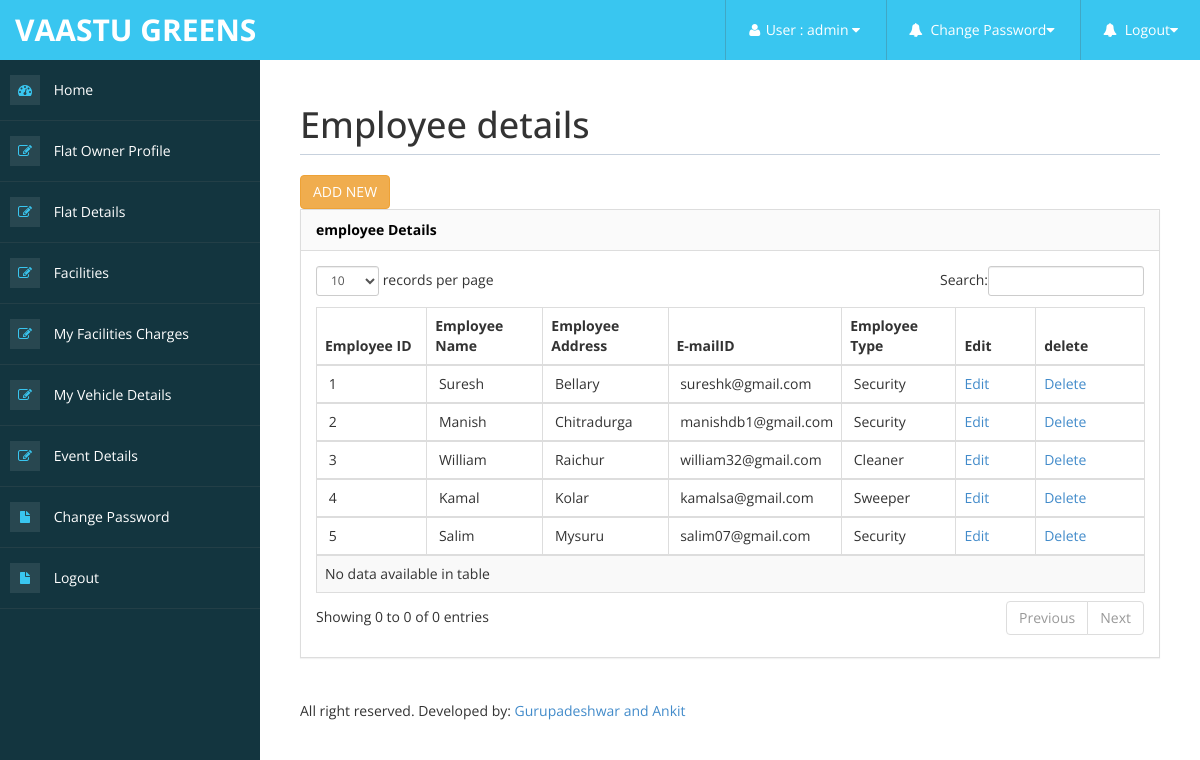
Screenshot of /owner/employee_details_view.php (signed in) with the database file from the repository.
### tables this page shows
CREATE TABLE `employee_details` (
  `Employee_id` int(10) NOT NULL,
  `Employee_name` varchar(25) NOT NULL,
  `Employee_address` varchar(25) NOT NULL,
  `Employee_emailid` varchar(100) NOT NULL,
  `Employee_type` varchar(25) NOT NULL
);

### owner/employee_details_view.php (the view, shortened to what this page needs)
<!DOCTYPE html>
<html xmlns="http://www.w3.org/1999/xhtml">
<head>
<?php include('metadata.php');?>
<?php include('header.php');?>
<?php include('sidebar.php');?>
</head>
<body>
        <div id="page-wrapper" >
            <div id="page-inner">
			 <div class="row">
                    <div class="col-md-12">
                        <h1 class="page-header">
                            Employee details
                        </h1>
                    </div>
                </div>
               <a href="employee_details_form.php" class="btn btn-warning btn" >ADD NEW</a>
            <div class="row">
                <div class="col-md-12">
                    <div class="panel panel-default">
                        <div class="panel-heading">
                             employee  Details
                        </div>
                        <div class="panel-body">
                            <div class="table-responsive">
                                <table class="table table-striped table-bordered table-hover" id="dataTables-example">
  <thead>
    <tr>
      <th width="112">Employee ID</th>
      <th width="122">Employee Name </th>
      <th width="128">Employee Address </th>
      <th width="76">E-mailID</th>
      <th width="119">Employee Type</th>
      <th width="89">Edit</th>
      <th width="127"> delete</th>
    </tr>
	<?php
	include("../db_connect/db_connect.php");
	$sl_no=1;
	$sql="select * from employee_details";
	$res=mysqli_query($conn,$sql);
	while($row=mysqli_fetch_array($res))
	{
	?>
	<tr>
      <td>&nbsp;<?php echo $sl_no++;?></td>
      <td>&nbsp;<?php echo $row['Employee_name'];?></td>
      <td>&nbsp;<?php echo $row['Employee_address'];?></td>
      <td>&nbsp;<?php echo $row['Employee_emailid'];?></td>
      <td>&nbsp;<?php echo $row['Employee_type'];?></td>
      <td><a href="employee_details_edit.php?Employee_id=<?php echo $row['Employee_id'];?>">Edit</a></td>
      <td><a href="employee_details_delete.php?Employee_id=<?php echo $row['Employee_id'];?>"> Delete</a></td>
	</tr>
	<?php
	}
	?>
  </table>
                            </div>
                        </div>
                    </div>
                <?php include('footer.php');?>
			    </div>
</body>
</html>

### owner/assets/css/custom-styles.css (style rules this page uses)
body { font-family: 'Open Sans', sans-serif; }
#page-wrapper { padding: 15px 15px; min-height: 600px; background: #FFFFFF; }
#page-inner { width:100%; margin:10px 20px 10px 0px; background-color:transparent; padding:10px; min-height:1200px; }
h1, .h1, h2, .h2, h3, .h3 { margin-top: 7px; margin-bottom: -5px; }
.panel { border-radius:0px; }
.page-header { padding-bottom: 9px; margin: 10px 0 20px; border-bottom: 1px solid #C7D1DD; }
.panel-default > .panel-heading { color: #000; background-color: #FFFFFF; border-color: #ddd; font-weight:bold; background: #FAFAFA; }
@media (min-width:768px) { #page-wrapper { margin: 0 0 0 260px; padding: 15px 30px; min-height: 1200px; } }

### rows the page displays
employee_details: Employee_name "Suresh", Employee_address "Bellary", Employee_emailid "sureshk@gmail.com", Employee_type "Security"
employee_details: Employee_name "Manish", Employee_address "Chitradurga", Employee_emailid "manishdb1@gmail.com", Employee_type "Security"
employee_details: Employee_name "William", Employee_address "Raichur", Employee_emailid "william32@gmail.com", Employee_type "Cleaner"
employee_details: Employee_name "Kamal", Employee_address "Kolar", Employee_emailid "kamalsa@gmail.com", Employee_type "Sweeper"
employee_details: Employee_name "Salim", Employee_address "Mysuru", Employee_emailid "salim07@gmail.com", Employee_type "Security"

### other values shown
$_SESSION['uname'] "admin"
